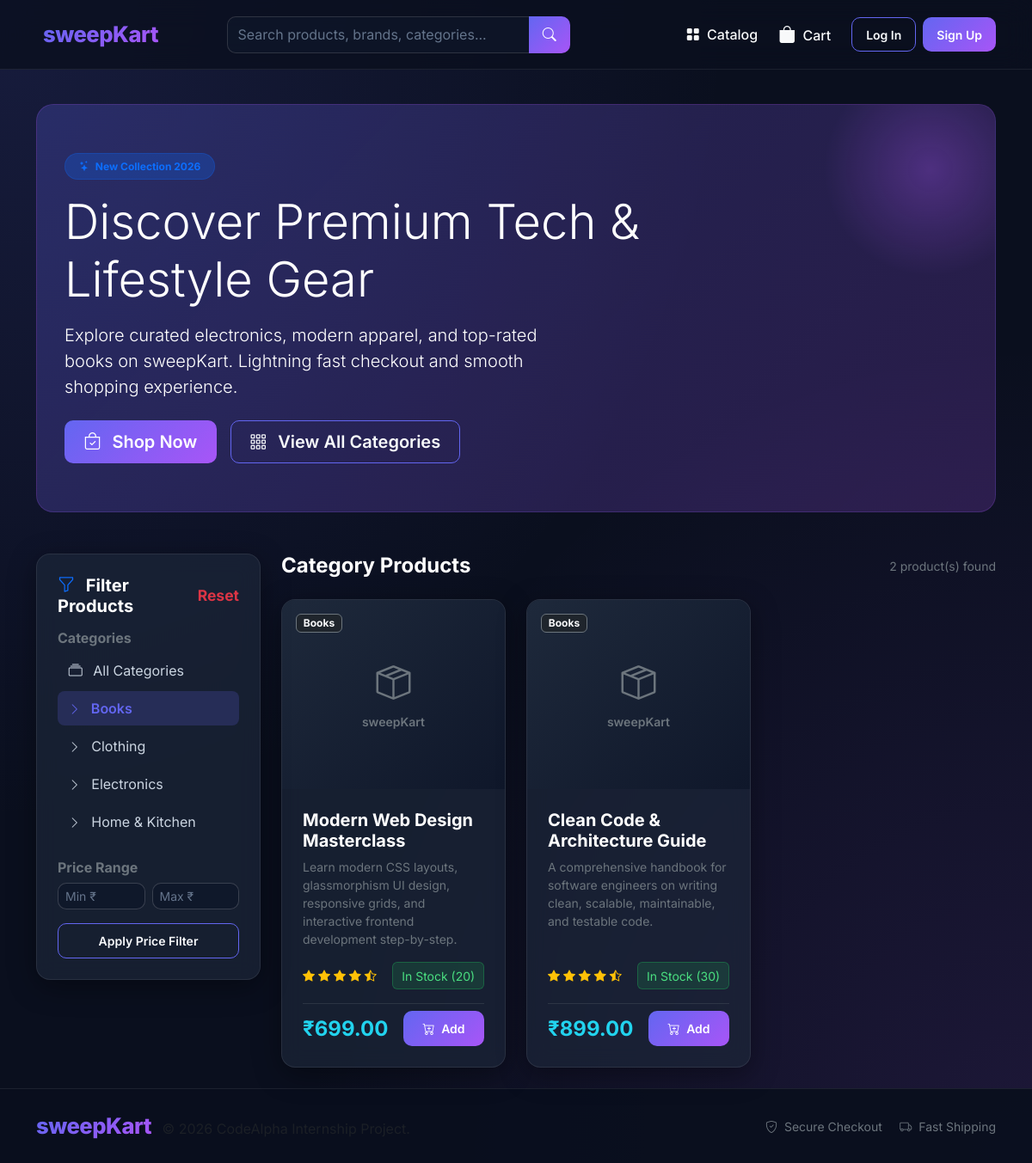
/?category=books, run on the app's committed database.
### store/models.py (models this page shows, shortened)
class Category(models.Model):
    name = models.CharField(max_length=100, unique=True)
    slug = models.SlugField(max_length=100, unique=True, blank=True)
    class Meta:
        verbose_name_plural = 'Categories'
        ordering = ['name']

class Product(models.Model):
    category = models.ForeignKey(Category, related_name='products', on_delete=models.CASCADE)
    name = models.CharField(max_length=200)
    slug = models.SlugField(max_length=200, unique=True, blank=True)
    description = models.TextField(blank=True)
    price = models.DecimalField(max_digits=10, decimal_places=2)
    stock = models.PositiveIntegerField(default=10)
    image = models.ImageField(upload_to='products/', blank=True, null=True)
    is_active = models.BooleanField(default=True)
    created_at = models.DateTimeField(auto_now_add=True)
    class Meta:
        ordering = ['-created_at']
    @property
    def in_stock(self):
        return self.stock > 0

### store/views.py (the view)
# urls.py: path('', views.home_view, name='home'),
def home_view(request):
    products = Product.objects.filter(is_active=True)
    categories = Category.objects.all()
    selected_category_slug = request.GET.get('category')
    if selected_category_slug:
        products = products.filter(category__slug=selected_category_slug)
    search_query = request.GET.get('q')
    if search_query:
        products = products.filter(
            Q(name__icontains=search_query) |
            Q(description__icontains=search_query) |
            Q(category__name__icontains=search_query)
        )
    min_price = request.GET.get('min_price')
    max_price = request.GET.get('max_price')
    if min_price:
        try:
            products = products.filter(price__gte=float(min_price))
        except ValueError:
            pass
    if max_price:
        try:
            products = products.filter(price__lte=float(max_price))
        except ValueError:
            pass
    context = {
        'products': products,
        'categories': categories,
        'selected_category_slug': selected_category_slug,
        'search_query': search_query,
        'min_price': min_price,
        'max_price': max_price,
    }
    return render(request, 'store/home.html', context)

### store/models.py (called while the page is built)
    @property
    def get_total_items(self):
        return sum(item.quantity for item in self.items.all())

### store/views.py (called while the page is built)
def _get_session_key(request):
    if not request.session.session_key:
        request.session.create()
    return request.session.session_key

def cart_context_processor(request):
    try:
        cart = get_or_create_cart(request)
        count = cart.get_total_items
    except Exception:
        count = 0
    return {'cart_item_count': count}

### store/templates/store/home.html (shortened to what this page needs)
{% extends 'store/base.html' %}
{% load static %}
{% block content %}
<div class="container">
    <div class="hero-banner mb-5 text-white">
        <div class="row align-items-center">
            <div class="col-lg-8">
                <span class="badge bg-primary bg-opacity-25 text-primary mb-3 px-3 py-2 border border-primary border-opacity-25 rounded-pill">
                    <i class="bi bi-stars me-1"></i> New Collection 2026
                </span>
                <h1 class="display-4 fw-extrabold mb-3">Discover Premium Tech & Lifestyle Gear</h1>
                <p class="lead text-slate-300 mb-4 col-lg-10">
                    Explore curated electronics, modern apparel, and top-rated books on sweepKart. Lightning fast checkout and smooth shopping experience.
                </p>
                <div class="d-flex flex-wrap gap-3">
                    <a href="#catalogGrid" class="btn btn-gradient btn-lg">
                        <i class="bi bi-bag-check me-2"></i> Shop Now
                    </a>
                    <a href="?category=" class="btn btn-outline-gradient btn-lg">
                        <i class="bi bi-grid-3x3-gap me-2"></i> View All Categories
                    </a>
                </div>
            </div>
        </div>
    </div>
    <div id="catalogGrid" class="row g-4">
        <div class="col-lg-3">
            <div class="glass-card p-4 sticky-top" style="top: 90px; z-index: 10;">
                <h5 class="fw-bold mb-3 d-flex align-items-center justify-content-between text-white">
                    <span><i class="bi bi-funnel me-2 text-primary"></i> Filter Products</span>
                    {% if selected_category_slug or search_query or min_price or max_price %}
                        <a href="{% url 'home' %}" class="small text-danger text-decoration-none">Reset</a>
                    {% endif %}
                </h5>
                <div class="mb-4">
                    <h6 class="text-secondary uppercase fs-7 fw-bold mb-2">Categories</h6>
                    <div class="d-flex flex-column gap-1">
                        <a href="?{% if search_query %}q={{ search_query }}&{% endif %}"
                           class="category-filter-item {% if not selected_category_slug %}active{% endif %}">
                            <i class="bi bi-collection me-2"></i> All Categories
                        </a>
                        {% for cat in categories %}
                            <a href="?category={{ cat.slug }}{% if search_query %}&q={{ search_query }}{% endif %}"
                               class="category-filter-item {% if selected_category_slug == cat.slug %}active{% endif %}">
                                <i class="bi bi-chevron-right me-2 small"></i> {{ cat.name }}
                            </a>
                        {% endfor %}
                    </div>
                </div>
                <div>
                    <h6 class="text-secondary uppercase fs-7 fw-bold mb-2">Price Range</h6>
                    <form method="GET" action="{% url 'home' %}">
                        <div class="row g-2 mb-3">
                            <div class="col-6">
                                <input type="number" class="form-control form-control-sm" name="min_price" placeholder="Min ₹" value="{{ min_price|default:'' }}">
                            </div>
                            <div class="col-6">
                                <input type="number" class="form-control form-control-sm" name="max_price" placeholder="Max ₹" value="{{ max_price|default:'' }}">
                            </div>
                        </div>
                        <button type="submit" class="btn btn-outline-gradient btn-sm w-100">Apply Price Filter</button>
                    </form>
                </div>
            </div>
        </div>
        <div class="col-lg-9">
            <div class="d-flex justify-content-between align-items-center mb-4">
                <h4 class="fw-bold mb-0 text-white">
                    {% if selected_category_slug %}
                        Category Products
                    {% else %}
                        Featured Products
                    {% endif %}
                </h4>
                <span class="text-secondary small">{{ products.count }} product(s) found</span>
            </div>
            {% if products %}
                <div class="row row-cols-1 row-cols-md-2 row-cols-xl-3 g-4">
                    {% for product in products %}
                        <div class="col">
                            <div class="glass-card h-100 d-flex flex-column">
                                <a href="{% url 'product_detail' slug=product.slug %}" class="text-decoration-none">
                                    <div class="product-img-box position-relative">
                                        {% if product.image %}
                                            <img src="{{ product.image.url }}" alt="{{ product.name }}" loading="lazy">
                                        {% else %}
                                            <div class="d-flex flex-column align-items-center justify-content-center h-100 text-secondary">
                                                <i class="bi bi-box-seam fs-1 mb-1"></i>
                                                <span class="small fw-semibold">sweepKart</span>
                                            </div>
                                        {% endif %}
                                        <span class="position-absolute top-0 start-0 m-3 badge bg-dark bg-opacity-75 backdrop-blur border border-secondary text-light">
                                            {{ product.category.name }}
                                        </span>
                                    </div>
                                </a>
                                <div class="p-4 d-flex flex-column flex-grow-1">
                                    <h5 class="fw-bold text-white mb-2">
                                        <a href="{% url 'product_detail' slug=product.slug %}" class="text-white text-decoration-none">
                                            {{ product.name }}
                                        </a>
                                    </h5>
                                    <p class="text-secondary small mb-3 flex-grow-1">
                                        {{ product.description|truncatewords:14 }}
                                    </p>
                                    <div class="d-flex justify-content-between align-items-center mb-3">
                                        <div class="text-warning small">
                                            <i class="bi bi-star-fill"></i>
                                            <i class="bi bi-star-fill"></i>
                                            <i class="bi bi-star-fill"></i>
                                            <i class="bi bi-star-fill"></i>
                                            <i class="bi bi-star-half"></i>
                                        </div>
                                        {% if product.in_stock %}
                                            <span class="badge-stock small">In Stock ({{ product.stock }})</span>
                                        {% else %}
                                            <span class="badge-out-of-stock small">Out of Stock</span>
                                        {% endif %}
                                    </div>
                                    <div class="d-flex justify-content-between align-items-center pt-2 border-top border-secondary border-opacity-25">
                                        <span class="fs-4 text-cyan">₹{{ product.price }}</span>
                                        {% if product.in_stock %}
                                            <form action="{% url 'add_to_cart' product_id=product.id %}" method="POST">
                                                <button type="submit" class="btn btn-gradient btn-sm">
                                                    <i class="bi bi-cart-plus me-1"></i> Add
                                                </button>
                                            </form>
                                        {% else %}
                                            <button class="btn btn-secondary btn-sm" disabled>Sold Out</button>
                                        {% endif %}
                                    </div>
                                </div>
                            </div>
                        </div>
                    {% endfor %}
                </div>
            {% endif %}
        </div>
    </div>
</div>
{% endblock %}

### static/css/main.css (style rules this page uses)
:root { --bg-dark: #0a0f1e; --card-bg: rgba(30, 41, 59, 0.65); --border-color: rgba(255, 255, 255, 0.08); --gradient-primary: linear-gradient(135deg, #6366f1 0%, #a855f7 100%); --price-cyan: #22d3ee; --text-muted-custom: #94a3b8; }
body { font-family: 'Inter', sans-serif; background-color: var(--bg-dark); background-image: radial-gradient(at 0% 0%, rgba(99, 102, 241, 0.15) 0px, transparent 50%), radial-gradient(at 100% 100%, rgba(168, 85, 247, 0.12) 0px, transparent 50%); background-attachment: fixed; color: #f8fafc; min-height: 100vh; display: flex; flex-direction: column; }
.glass-card { background: var(--card-bg); backdrop-filter: blur(12px); -webkit-backdrop-filter: blur(12px); border: 1px solid var(--border-color); border-radius: 16px; box-shadow: 0 8px 32px 0 rgba(0, 0, 0, 0.37); transition: transform 0.25s ease, border-color 0.25s ease, box-shadow 0.25s ease; overflow: hidden; }
.hero-banner { background: linear-gradient(135deg, rgba(99, 102, 241, 0.25) 0%, rgba(168, 85, 247, 0.2) 100%); border: 1px solid rgba(168, 85, 247, 0.2); border-radius: 20px; padding: 3.5rem 2rem; position: relative; overflow: hidden; }
.hero-banner::before { content: ''; position: absolute; top: -50px; right: -50px; width: 250px; height: 250px; background: radial-gradient(circle, rgba(168, 85, 247, 0.3) 0%, transparent 70%); border-radius: 50%; }
.btn-gradient { background: var(--gradient-primary); color: #ffffff !important; border: none; font-weight: 600; padding: 0.6rem 1.4rem; border-radius: 10px; transition: all 0.2s ease; }
.btn-outline-gradient { background: transparent; color: #f8fafc !important; border: 1.5px solid #6366f1; border-radius: 10px; font-weight: 600; padding: 0.55rem 1.35rem; transition: all 0.2s ease; }
.text-cyan { color: var(--price-cyan) !important; font-weight: 700; }
.product-img-box { width: 100%; height: 220px; object-fit: cover; background: linear-gradient(135deg, #1e293b 0%, #0f172a 100%); display: flex; align-items: center; justify-content: center; color: #64748b; }
.category-filter-item { color: #cbd5e1; text-decoration: none; display: block; padding: 0.5rem 0.8rem; border-radius: 8px; transition: background 0.2s ease, color 0.2s ease; }
.category-filter-item:hover, .category-filter-item.active { background: rgba(99, 102, 241, 0.2); color: #6366f1; font-weight: 600; }
.form-control, .form-select { background-color: rgba(15, 23, 42, 0.8) !important; border: 1px solid rgba(255, 255, 255, 0.15) !important; color: #f8fafc !important; border-radius: 10px; }
.form-control::placeholder { color: #64748b !important; }
.badge-stock { background: rgba(34, 197, 94, 0.15); color: #4ade80; border: 1px solid rgba(34, 197, 94, 0.3); padding: 0.35em 0.7em; border-radius: 6px; }

### data on the page
Category: name "Books"
Category: name "Clothing"
Category: name "Electronics"
Category: name "Home & Kitchen"
Product: image "sweepKart", category.name "Books", name "Modern Web Design Masterclass", description "Learn modern CSS layouts, glassmorphism UI design, responsive grids, and interactive frontend development step-by-step.", stock "20", price "699.00", shows "Add"
Product: image "sweepKart", category.name "Books", name "Clean Code & Architecture Guide", description "A comprehensive handbook for software engineers on writing clean, scalable, maintainable, and testable code.", stock "30", price "899.00", shows "Add"

### other printed values
{{ products.count }} "2"
